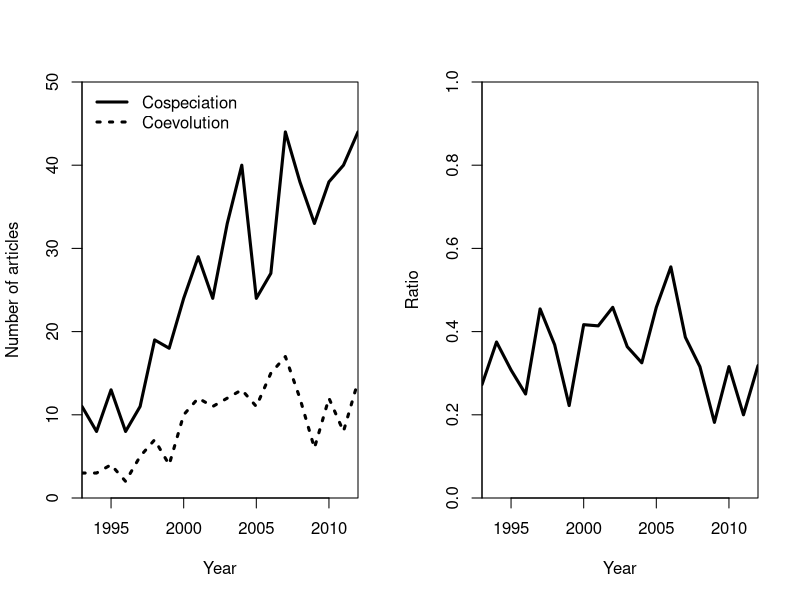

This chart was generated by the following R code:
bi = read.table('bibliometry.txt',h=T)

png(file='bibliometry.png',width=900)

par(mfcol=c(1,2),xaxs='i',yaxs='i')

plot(COSPE~YEAR,bi,type='l',lwd=3,ylim=c(0,50),xlab='Year',ylab='Number of articles')
lines(COEVO~YEAR,bi,lwd=3,lty=3)
legend('topleft',legend=c('Cospeciation','Coevolution'),bty='n',lwd=3,lty=c(1,3))

plot(RATIO~YEAR,bi,type='l',lwd=3,ylim=c(0,1),xlab='Year',ylab='Ratio')

dev.off()